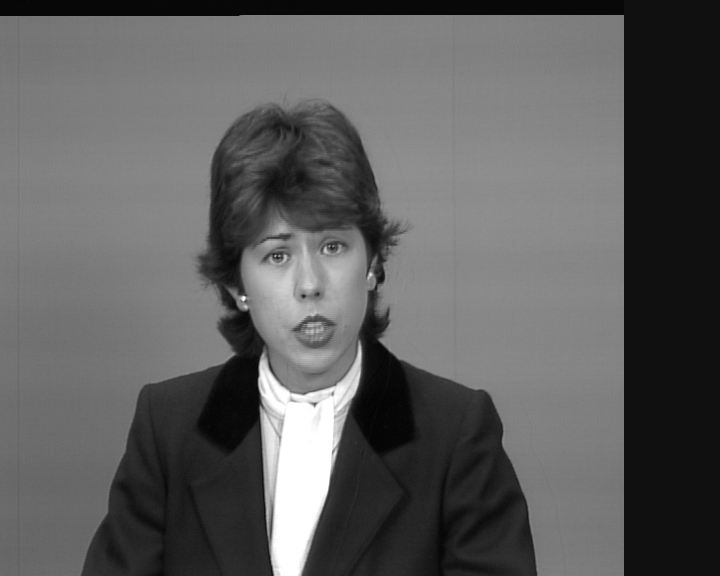
%> input picture speech_recognition/miscellaneous_matlab/DSP_Lab/Exp 3/claire.tiff, 720 x 576 px
$ octave corruption.m   (GNU Octave 9; MATLAB toolbox functions it lacks are replaced by stand-ins)
%> lines starting %> are read from the running program, lines starting %| are printed output that depends on the picture
clean = imread('claire.tiff');
%> clean is the input picture: size 576x720 uint8; min 1, max 255, mean 93.4
corrupted = zeros(576,720);
reconstruct = zeros(576,720);
T = 5;

gauss = randn(576, 720);
gauss = 20 * gauss;
gauss = gauss + 128;
for p = 1:128
    for q = 1:128
        gauss(p,q) = ceil(gauss(p,q));
        if (gauss(p,q) > 255)
            gauss(p,q) = 255;
        elseif gauss(p,q) < 0
            gauss(p,q) = 0;
        end
    end
end

for m = 1:576
    for n = 1:720
        corrupted(m,n) = 255-mod((clean(m,n)+ gauss(m,n)), 255);
    end
end
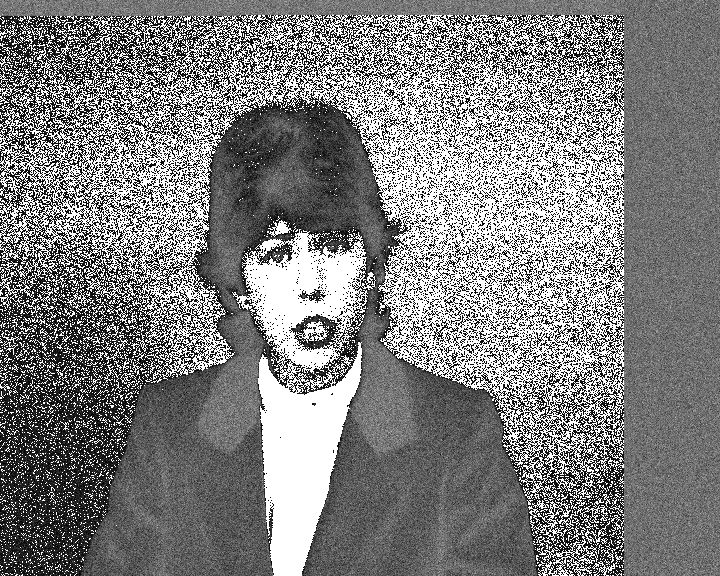
%> corrupted: size 576x720 double; min 1, max 255, mean 128.7

% imagesc(corrupted);
gauss_f = fft2(gauss);
mesh(abs(gauss_f/(576*720)));
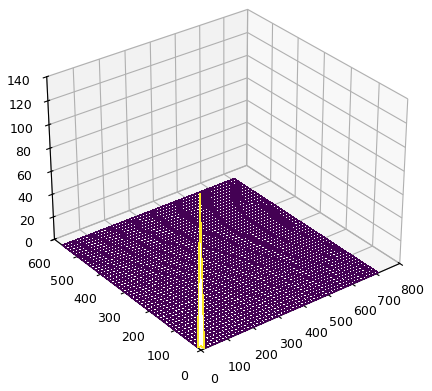
%> figure redrawn from the program's plot data
% imagesc(clean);
% colormap(gray);


%%
clean_f = fft2(clean);
gauss_f = fft2(gauss);
corrupted_f = fft2(corrupted);
clean_power = abs(clean_f).^2;
gauss_power = abs(gauss_f).^2;
corrupted_power = abs(corrupted_f).^2;

SNR = corrupted_power./gauss_power;


for r = 1:576
    for s = 1:720
        if SNR(r,s) < T
            reconstruct(r,s) = 0;
        else reconstruct(r,s) = corrupted_f(r,s);
        end
    end
end

image = ifft2(reconstruct);
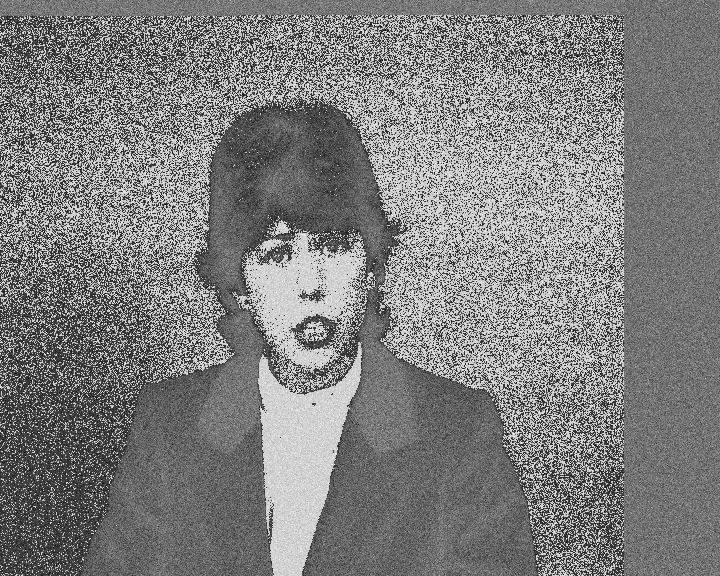
%> image: size 576x720 double; min -192, max 194.7, mean 0; drawn with min black and max white
% imagesc(255-image);
mesh(abs(SNR));
% colormap(gray);
view([0 0]);
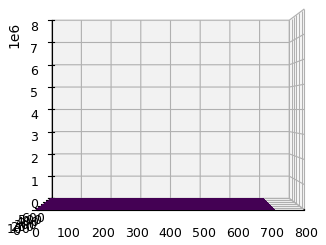
%> figure redrawn from the program's plot data

$ run again, with speech_recognition/miscellaneous_matlab/DSP_Lab/Exp 3/255-corrupt.jpg saved as speech_recognition/miscellaneous_matlab/DSP_Lab/Exp 3/claire.tiff
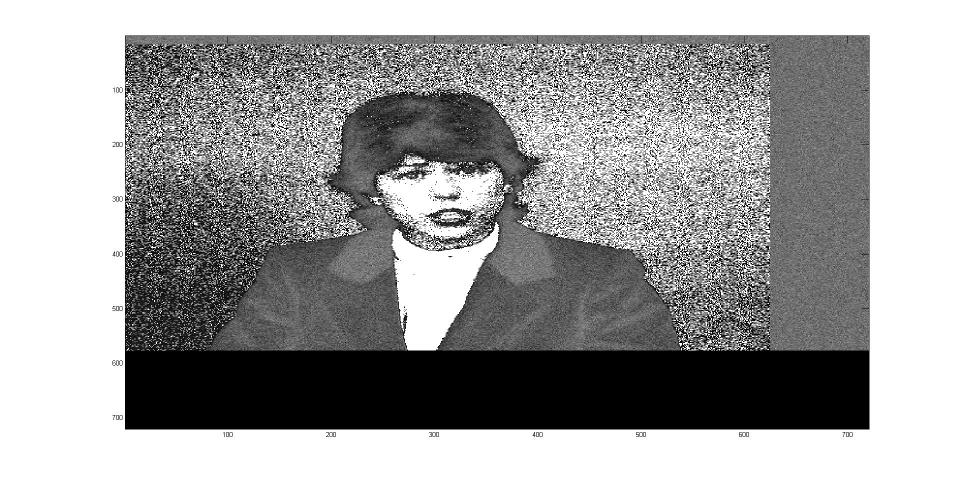
%> input picture speech_recognition/miscellaneous_matlab/DSP_Lab/Exp 3/255-corrupt.jpg, 1920 x 964 px (shown at 1/2 size)
%> clean is the input picture: size 964x1920x3 uint8; min 0, max 255, mean 157.3
%> after the loop `for m = 1:576`:
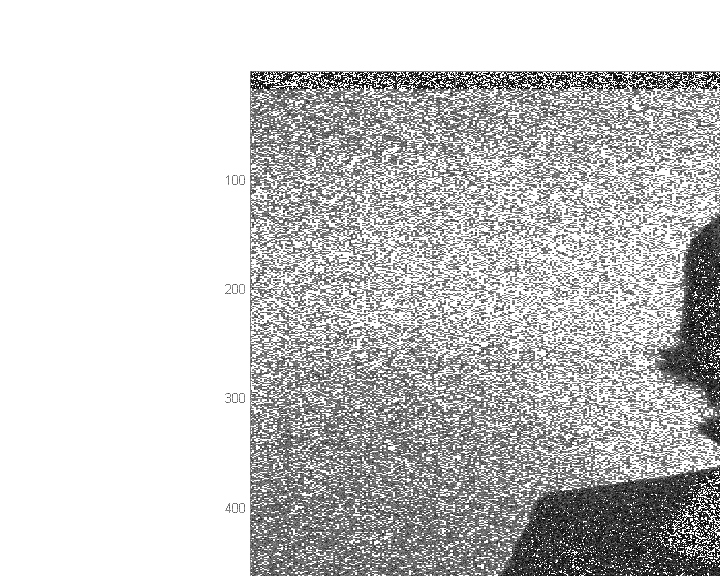
%> corrupted: size 576x720 double; min 1, max 255, mean 200.1
%> `view([0 0]);`:
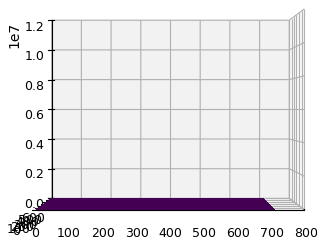
%> figure redrawn from the program's plot data
